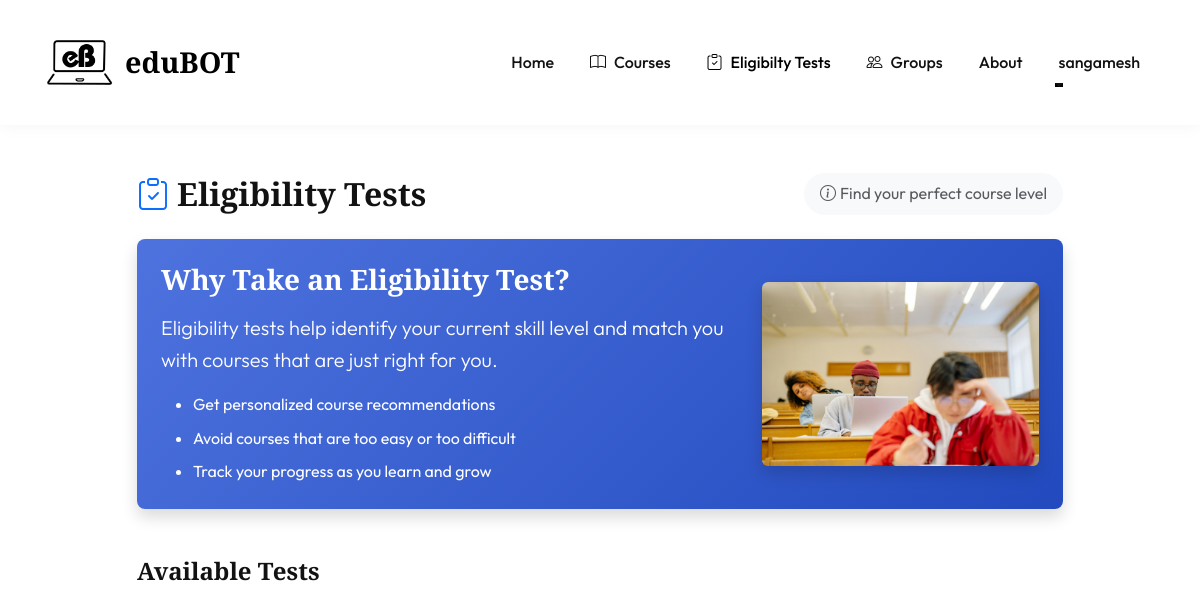
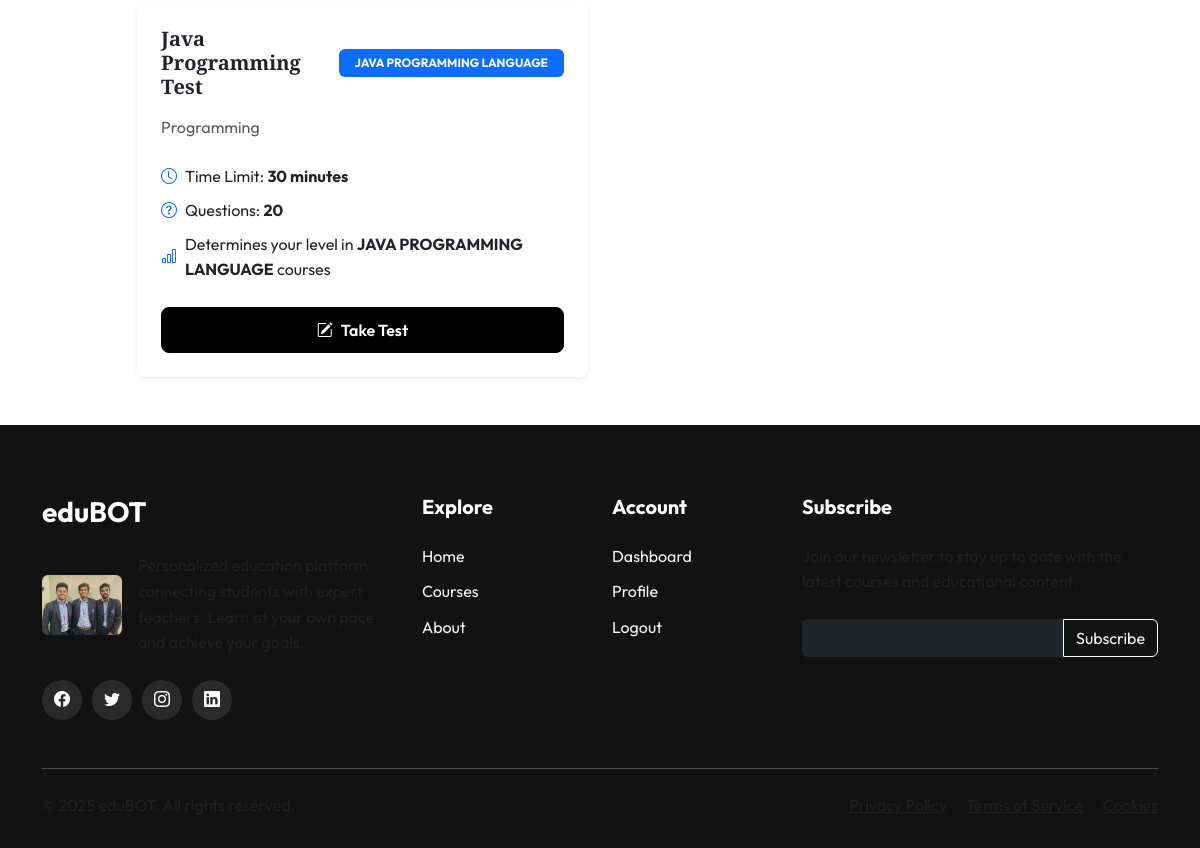
Before: /course/placement-tests/ (signed in) with the older database file (2 pictures, top to bottom).
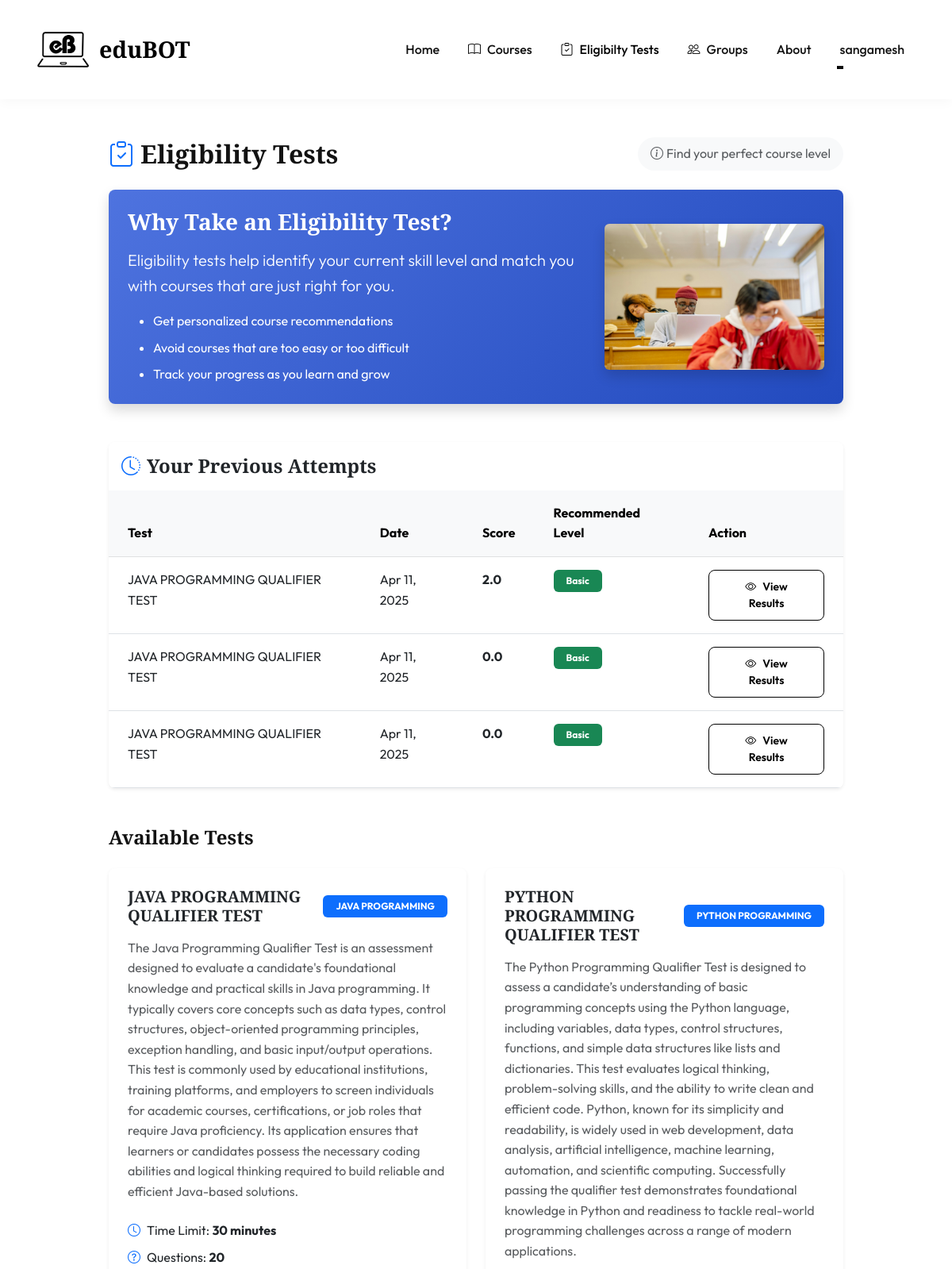
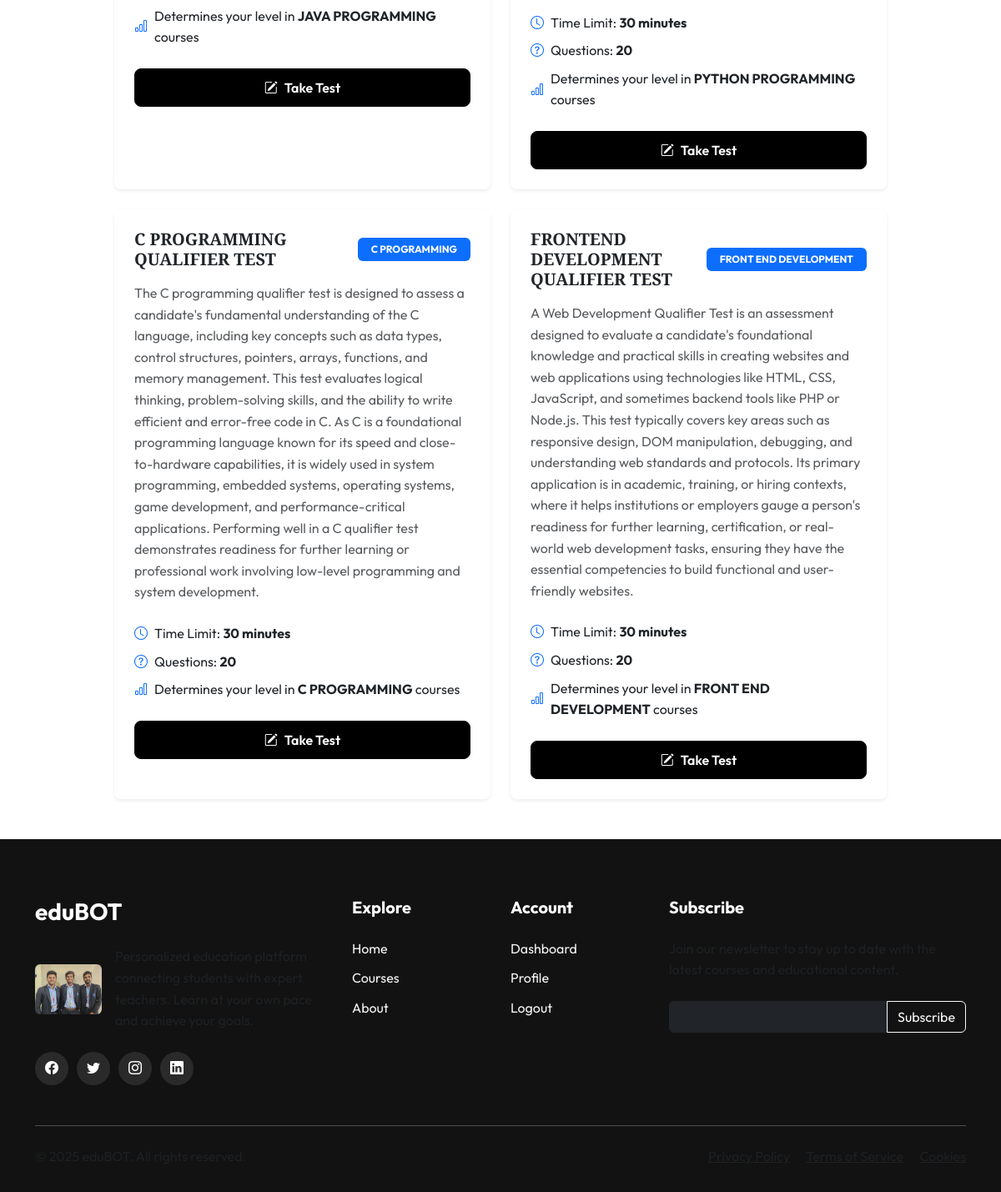
After: the same page with the newer database file (2 pictures, top to bottom).
### courses/models.py (models this page shows, shortened)
class PlacementTest(models.Model):
    title = models.CharField(max_length=200)
    description = models.TextField()
    category = models.ForeignKey(Category, on_delete=models.CASCADE, related_name='placement_tests')
    time_limit = models.PositiveIntegerField(help_text="Time limit in minutes", default=30)
    passing_percentage = models.PositiveIntegerField(
        default=60,
        validators=[MinValueValidator(1), MaxValueValidator(100)],
        help_text="Minimum percentage required to pass"
    )
    basic_cutoff = models.PositiveIntegerField(
        default=7,
        help_text="Score below which basic course is recommended"
    )
    intermediate_cutoff = models.PositiveIntegerField(
        default=15,
        help_text="Score below which intermediate course is recommended"
    )
    created_at = models.DateTimeField(auto_now_add=True)
    updated_at = models.DateTimeField(auto_now=True)
    is_active = models.BooleanField(default=True)

class Category(models.Model):
    name = models.CharField(max_length=100)
    slug = models.SlugField(unique=True)
    description = models.TextField(blank=True)
    created_at = models.DateTimeField(auto_now_add=True)
    updated_at = models.DateTimeField(auto_now=True)
    class Meta:
        verbose_name_plural = "Categories"
        ordering = ['name']

class PlacementTestAttempt(models.Model):
    student = models.ForeignKey(User, on_delete=models.CASCADE, related_name='placement_test_attempts')
    test = models.ForeignKey(PlacementTest, on_delete=models.CASCADE, related_name='attempts')
    start_time = models.DateTimeField(auto_now_add=True)
    end_time = models.DateTimeField(blank=True, null=True)
    score = models.FloatField(blank=True, null=True)
    recommended_level = models.CharField(max_length=20, choices=Course.LEVEL_CHOICES, blank=True)
    completed = models.BooleanField(default=False)

### courses/views.py (the view)
# urls.py: path('placement-tests/', views.placement_test_list, name='placement_test_list'),
@login_required
def placement_test_list(request):
    tests = PlacementTest.objects.filter(is_active=True).select_related('category')
    previous_attempts = PlacementTestAttempt.objects.filter(
        student=request.user,
        completed=True
    ).select_related('test').order_by('-end_time')
    context = {
        'tests': tests,
        'previous_attempts': previous_attempts
    }
    return render(request, 'courses/placement_test_list.html', context)

### templates/courses/placement_test_list.html (shortened to what the changed rows need)
{% extends 'accounts/base.html' %}
{% load static %}
{% block content %}
<div class="container py-5">
    <div class="row justify-content-center">
        <div class="col-lg-10">
            <div class="d-flex align-items-center justify-content-between mb-4">
                <h2 class="mb-0 fw-bold"><i class="bi bi-clipboard-check me-2 text-primary"></i>Eligibility Tests</h2>
            </div>
            {% if previous_attempts %}
            <div class="card border-0 shadow-sm mb-5">
                <div class="card-header bg-white p-3 border-0">
                    <h4 class="card-title mb-0">
                        <i class="bi bi-clock-history me-2 text-primary"></i>Your Previous Attempts
                    </h4>
                </div>
                <div class="card-body p-0">
                    <div class="table-responsive">
                        <table class="table table-hover mb-0">
                            <thead class="table-light">
                                <tr>
                                    <th class="px-4 py-3">Test</th>
                                    <th class="px-4 py-3">Date</th>
                                    <th class="px-4 py-3">Score</th>
                                    <th class="px-4 py-3">Recommended Level</th>
                                    <th class="px-4 py-3">Action</th>
                                </tr>
                            </thead>
                            <tbody>
                                {% for attempt in previous_attempts %}
                                <tr>
                                    <td class="px-4 py-3">{{ attempt.test.title }}</td>
                                    <td class="px-4 py-3">{{ attempt.end_time|date:"M d, Y" }}</td>
                                    <td class="px-4 py-3 fw-bold">{{ attempt.score }}</td>
                                    <td class="px-4 py-3">
                                        <span class="badge {% if attempt.recommended_level == 'basic' %}bg-success{% elif attempt.recommended_level == 'medium' %}bg-warning{% else %}bg-danger{% endif %} px-3 py-2">
                                            {{ attempt.recommended_level|title }}
                                        </span>
                                    </td>
                                    <td class="px-4 py-3">
                                        <a href="{% url 'placement_test_result' attempt.id %}" class="btn btn-sm btn-outline-primary">
                                            <i class="bi bi-eye me-2"></i>View Results
                                        </a>
                                    </td>
                                </tr>
                                {% endfor %}
                            </tbody>
                        </table>
                    </div>
                </div>
            </div>
            {% endif %}
            <div class="row g-4">
                {% for test in tests %}
                <div class="col-md-6">
                    <div class="card h-100 border-0 shadow-sm hover-card">
                        <div class="card-body p-4">
                            <div class="d-flex justify-content-between align-items-center mb-3">
                                <h5 class="card-title mb-0">{{ test.title }}</h5>
                                <span class="badge bg-primary px-3 py-2">{{ test.category.name }}</span>
                            </div>
                            <p class="card-text text-muted mb-4">{{ test.description }}</p>
                            <ul class="list-unstyled mb-4">
                                <li class="d-flex align-items-center mb-2">
                                    <i class="bi bi-clock text-primary me-2"></i>
                                    <span>Time Limit: <strong>{{ test.time_limit }} minutes</strong></span>
                                </li>
                                <li class="d-flex align-items-center mb-2">
                                    <i class="bi bi-question-circle text-primary me-2"></i>
                                    <span>Questions: <strong>{{ test.questions.count }}</strong></span>
                                </li>
                                <li class="d-flex align-items-center">
                                    <i class="bi bi-bar-chart text-primary me-2"></i>
                                    <span>Determines your level in <strong>{{ test.category.name }}</strong> courses</span>
                                </li>
                            </ul>
                            <div class="d-grid">
                                <a href="{% url 'start_placement_test' test.id %}" class="btn btn-primary">
                                    <i class="bi bi-pencil-square me-2"></i>Take Test
                                </a>
                            </div>
                        </div>
                    </div>
                </div>
                {% endfor %}
            </div>
        </div>
    </div>
</div>
{% endblock %}

Changed rows visible on the page:
added PlacementTestAttempt: test "JAVA PROGRAMMING QUALIFIER TEST", end_time "Apr 11, 2025", score "2.0", recommended_level "Basic"
now on this page (row edited): PlacementTestAttempt: test "JAVA PROGRAMMING QUALIFIER TEST", end_time "Apr 11, 2025", score "0.0", recommended_level "Basic"
now on this page (row edited): PlacementTestAttempt: test "JAVA PROGRAMMING QUALIFIER TEST", end_time "Apr 11, 2025", score "0.0", recommended_level "Basic"
changed PlacementTest: title "Java Programming Test" → "JAVA PROGRAMMING QUALIFIER TEST"; category.name "JAVA PROGRAMMING LANGUAGE" → "JAVA PROGRAMMING"; description "Programming" → "The Java Programming Qualifier Test is an assessment designed to evaluate a candidate's foundational knowledge and practical skills in Java programming. It typically covers core concepts such as data types, control structures, object-oriented programming principles, exception handling, and basic input/output operations. This test is commonly used by educational institutions, training platforms, and employers to screen individuals for academic courses, certifications, or job roles that require Java proficiency. Its application ensures that learners or candidates possess the necessary coding abilities and logical thinking required to build reliable and efficient Java-based solutions."
added PlacementTest: title "PYTHON PROGRAMMING QUALIFIER TEST", category.name "PYTHON PROGRAMMING", description "The Python Programming Qualifier Test is designed to assess a candidate’s understanding of basic programming concepts using the Python language, including variables, data types, control structures, functions, and simple data structures like lists and dictionaries. This test evaluates logical thinking, problem-solving skills, and the ability to write clean and efficient code. Python, known for its simplicity and readability, is widely used in web development, data analysis, artificial intelligence, machine learning, automation, and scientific computing. Successfully passing the qualifier test demonstrates foundational knowledge in Python and readiness to tackle real-world programming…", time_limit "30", questions.count "20"
added PlacementTest: title "C PROGRAMMING QUALIFIER TEST", category.name "C PROGRAMMING", description "The C programming qualifier test is designed to assess a candidate's fundamental understanding of the C language, including key concepts such as data types, control structures, pointers, arrays, functions, and memory management. This test evaluates logical thinking, problem-solving skills, and the ability to write efficient and error-free code in C. As C is a foundational programming language known for its speed and close-to-hardware capabilities, it is widely used in system programming, embedded systems, operating systems, game development, and performance-critical applications. Performing well in a C qualifier test demonstrates readiness for further learning or professional work involving…", time_limit "30", questions.count "20"
added PlacementTest: title "FRONTEND DEVELOPMENT QUALIFIER TEST", category.name "FRONT END DEVELOPMENT", description "A Web Development Qualifier Test is an assessment designed to evaluate a candidate's foundational knowledge and practical skills in creating websites and web applications using technologies like HTML, CSS, JavaScript, and sometimes backend tools like PHP or Node.js. This test typically covers key areas such as responsive design, DOM manipulation, debugging, and understanding web standards and protocols. Its primary application is in academic, training, or hiring contexts, where it helps institutions or employers gauge a person's readiness for further learning, certification, or real-world web development tasks, ensuring they have the essential competencies to build functional and…", time_limit "30", questions.count "20"
Other visible differences:
text now shown: "Your Previous Attempts Test Date Score Recommended Level Action"
